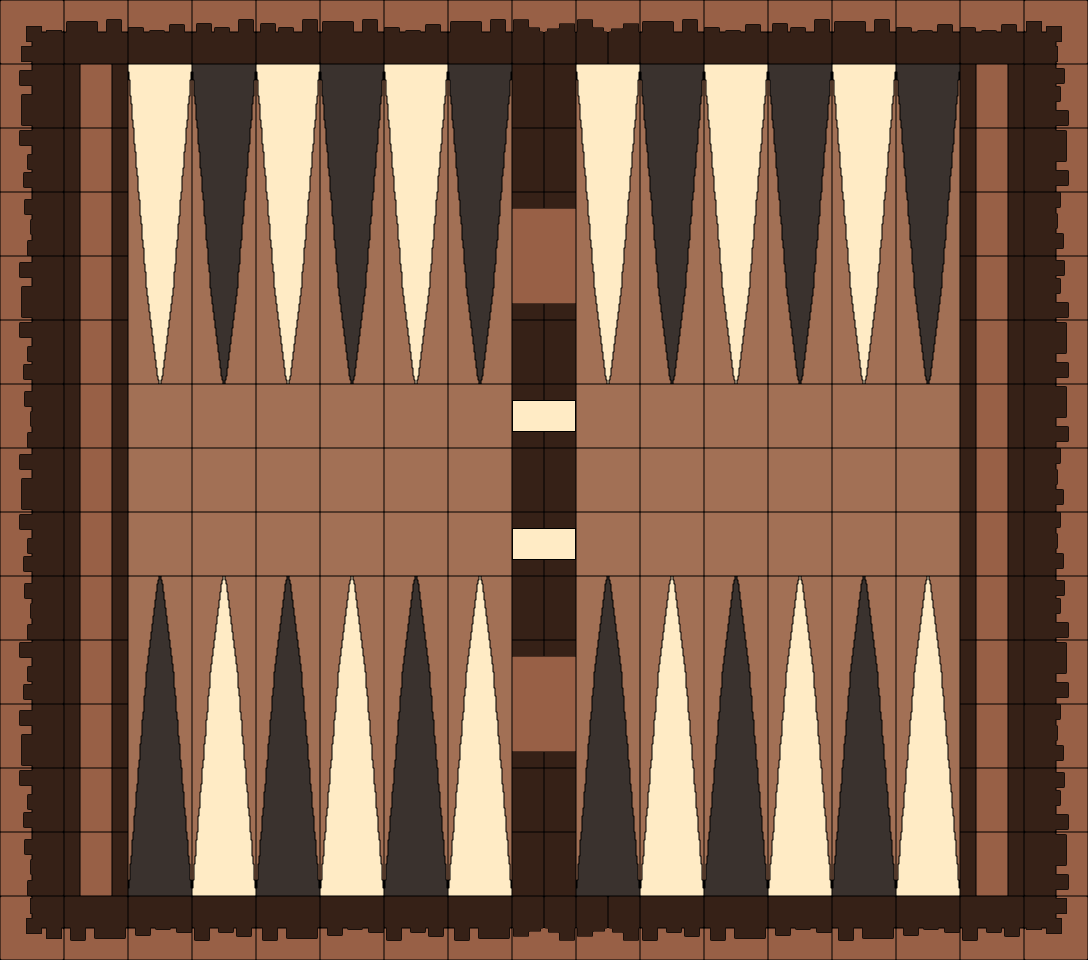

Below is a game level as drawn by its tile map, then a one-line description and the .tmx file that defines it, in full:
An orthogonal 17x15 tile map with 64x64 px tiles, 1 tile layer (Board) and 30 objects (15x WhiteStone, 15x BlackStone).

<map version="1.10" tiledversion="1.10.2" orientation="orthogonal" renderorder="right-down" width="17" height="15" tilewidth="64" tileheight="64" infinite="0" nextlayerid="3" nextobjectid="38">
 <tileset firstgid="1" source="../Group 11.tsx" />
 <layer id="1" name="Board" width="17" height="15">
  <data encoding="csv">
14,7,8,15,15,7,8,7,3221225502,3221225502,7,8,15,7,8,8,12,
1,38,19,20,19,20,19,20,32,19,20,19,20,19,20,38,5,
9,38,27,28,27,28,27,28,32,27,28,27,28,27,28,38,13,
2,38,35,36,35,36,35,36,31,35,36,35,36,35,36,38,6,
1,38,43,44,43,44,43,44,39,43,44,43,44,43,44,38,5,
9,38,51,52,51,52,51,52,32,51,52,51,52,51,52,38,13,
2,38,23,23,23,23,23,23,40,23,23,23,23,23,23,38,13,
1,38,23,23,23,23,23,23,32,23,23,23,23,23,23,38,6,
9,38,23,23,23,23,23,23,40,23,23,23,23,23,23,38,6,
2,38,17,18,17,18,17,18,32,17,18,17,18,17,18,38,5,
9,38,25,26,25,26,25,26,31,25,26,25,26,25,26,38,13,
1,38,33,34,33,34,33,34,39,33,34,33,34,33,34,38,6,
9,38,41,42,41,42,41,42,32,41,42,41,42,41,42,38,5,
2,38,49,50,49,50,49,50,32,49,50,49,50,49,50,38,13,
16,3,4,11,3,4,11,3,30,30,11,3,4,3,4,11,10
</data>
 </layer>
 <objectgroup id="2" name="Stone">
  <object id="-1" name="WhiteStone" gid="22" x="896" y="127.25" width="64" height="64" />
  <object id="-2" name="WhiteStone" gid="22" x="895.25" y="192.25" width="64" height="64" />
  <object id="-3" name="WhiteStone" gid="22" x="128.364" y="127.818" width="64" height="64" />
  <object id="-4" name="WhiteStone" gid="22" x="128.25" y="191.75" width="64" height="64" />
  <object id="-5" name="WhiteStone" gid="22" x="128" y="255.25" width="64" height="64" />
  <object id="-6" name="WhiteStone" gid="22" x="127.5" y="319" width="64" height="64" />
  <object id="-7" name="WhiteStone" gid="22" x="127.75" y="383" width="64" height="64" />
  <object id="-11" name="WhiteStone" gid="22" x="575.333" y="894.667" width="64" height="64" />
  <object id="-12" name="WhiteStone" gid="22" x="576" y="832.667" width="64" height="64" />
  <object id="-13" name="WhiteStone" gid="22" x="575.333" y="768" width="64" height="64" />
  <object id="-14" name="WhiteStone" gid="22" x="576" y="704.667" width="64" height="64" />
  <object id="-15" name="WhiteStone" gid="22" x="575.333" y="640.667" width="64" height="64" />
  <object id="-8" name="WhiteStone" gid="22" x="384.25" y="896.25" width="64" height="64" />
  <object id="-9" name="WhiteStone" gid="22" x="383.75" y="832.5" width="64" height="64" />
  <object id="-10" name="WhiteStone" gid="22" x="384.5" y="768.25" width="64" height="64" />
  <object id="1" name="BlackStone" gid="21" x="896.667" y="896.167" width="64" height="64" />
  <object id="2" name="BlackStone" gid="21" x="896.667" y="832.667" width="64" height="64" />
  <object id="11" name="BlackStone" gid="21" x="576.333" y="128.667" width="64" height="64" />
  <object id="12" name="BlackStone" gid="21" x="576" y="191.667" width="64" height="64" />
  <object id="13" name="BlackStone" gid="21" x="576.333" y="254.333" width="64" height="64" />
  <object id="14" name="BlackStone" gid="21" x="575.667" y="317.667" width="64" height="64" />
  <object id="15" name="BlackStone" gid="21" x="576" y="380.333" width="64" height="64" />
  <object id="3" name="BlackStone" gid="21" x="128.25" y="896.25" width="64" height="64" />
  <object id="4" name="BlackStone" gid="21" x="129.5" y="832.5" width="64" height="64" />
  <object id="5" name="BlackStone" gid="21" x="128.5" y="768" width="64" height="64" />
  <object id="6" name="BlackStone" gid="21" x="128.5" y="704.5" width="64" height="64" />
  <object id="7" name="BlackStone" gid="21" x="127.5" y="640.5" width="64" height="64" />
  <object id="8" name="BlackStone" gid="21" x="383.75" y="128.75" width="64" height="64" />
  <object id="9" name="BlackStone" gid="21" x="384.75" y="192.5" width="64" height="64" />
  <object id="10" name="BlackStone" gid="21" x="384.25" y="256.25" width="64" height="64" />
 </objectgroup>
  <objectgroup id="2" name="test">
 </objectgroup>
</map>
